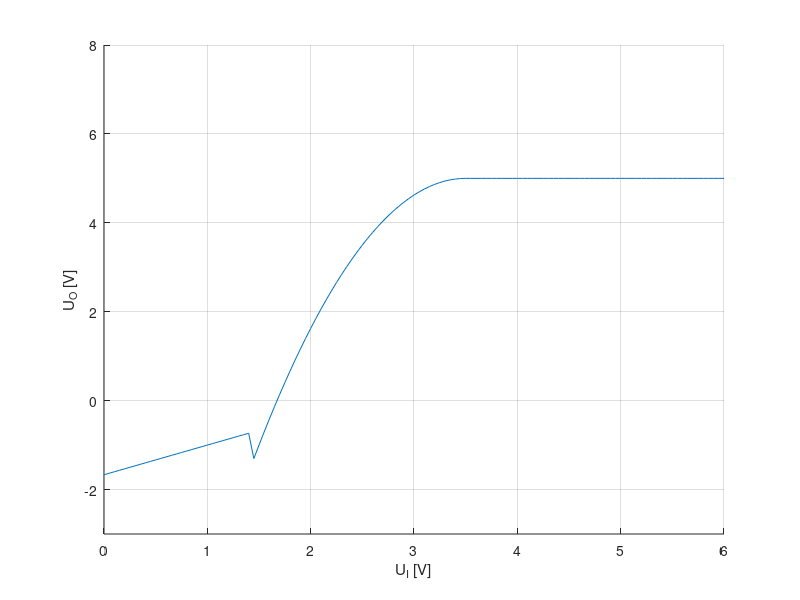

MATLAB code to generate this figure: (Note: this script raises an error after producing the figure.)
fig = figure();
xlim([0,6]);
ylim([0, 4]);
grid on;
hold on;
xlabel('U_I [V]')
ylabel('U_O [V]')

%% Kennlinie aus ids = K/2 (ugs - ut)^2, mit Cutoff
Us = 5;
Rd = 3;
Ron = 1.5;
K = 1;
Ut = 1.5;
Ui = 0:.05:6;
Utri = Us - Ut - sqrt(2*(Us+Ut)/Rd/K);
Uo = (Ui > Us - Ut) * Us ...
    + (Ui <= Us - Ut & Ui >= Utri) .* (Us - Rd*K/2*(Us-Ui-Ut).^2) ...
    + (Ui < Utri) .* ((Ron - Rd)*Us + Rd*Ui) / (Rd + Ron);

plot(Ui, Uo);
ylim([-3, 8])
grid on

%% Figure Export
print_fig_to_file(fig, '../figures/generated/ex2.eps', '-depsc', 2.5);

%% Data Export
csvwrite('../data/generated/data_analytical.csv', [Ui', Uo'])